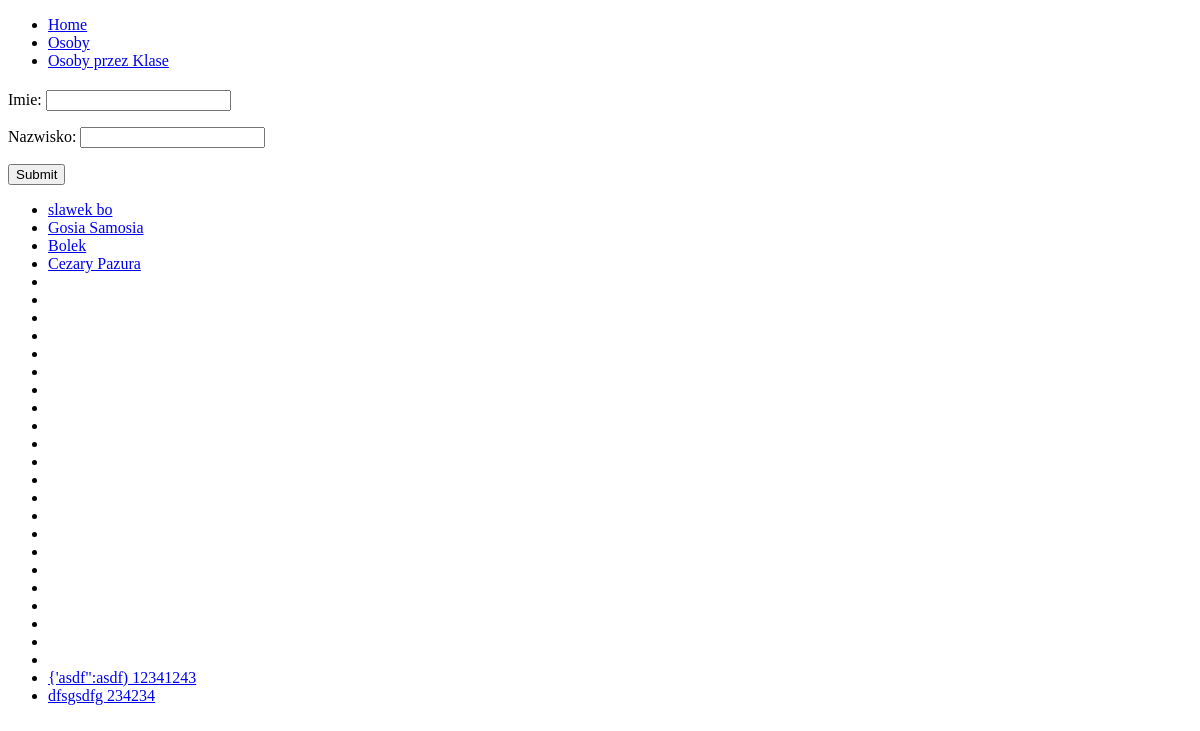
The app's page /persons/, older data.
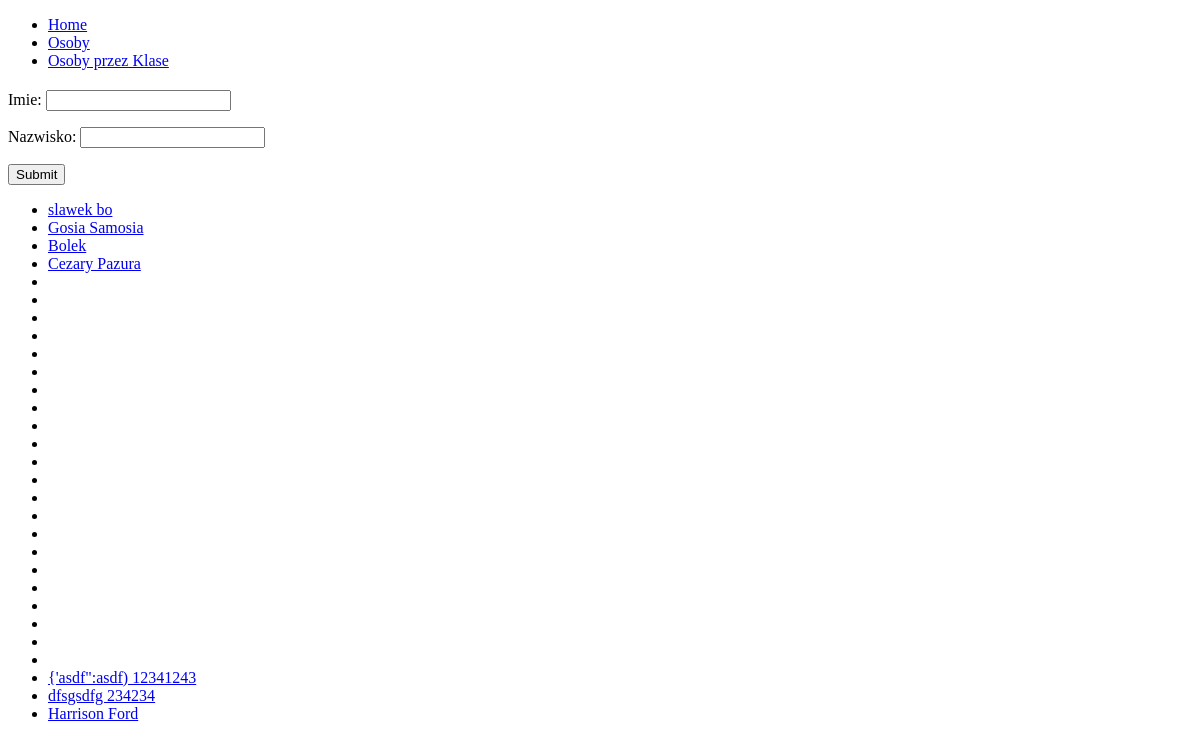
The same page, newer data.
### baza/models.py (models this page shows)
class Person(models.Model):
    first_name = models.CharField(max_length=32)
    last_name = models.CharField(max_length=32)
    def __str__(self):
        return f"{self.first_name} {self.last_name}"

### baza/views.py (the view, shortened to what this page needs)
# urls.py: path("persons/", views.person_function_view, name='persons'),
def person_function_view(request):
    error = ""
    persons = Person.objects.all()
    context = {'persons': persons, "error": error}
    http_response = render(request, "persons.html", context)
    return http_response

### templates/persons.html (shortened to what this page needs)
{% extends 'base.html' %}
{% block content %}
    <form method="post">
        <p>
            Imie: <input type="text" name="first_name" value="{{ person.first_name }}">
        </p>
        <p>
            Nazwisko: <input type="text" name="last_name" value="{{ person.last_name }}">
        </p>
        <p>
            <input type="submit">
        </p>
    </form>
    <ul>
        {% for person in persons %}
            <li><a href="{% url 'edit_person' person.id %}"> {{ person }}</a></li>
        {% endfor %}
    </ul>
{% endblock %}

Row changes from the older to the newer data that the page shows:
added Person: first_name+last_name "Harrison Ford"
